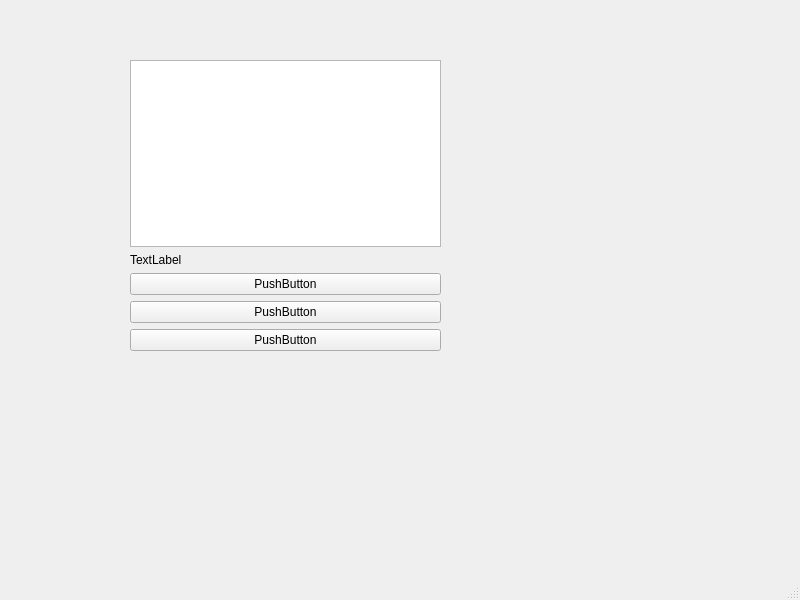
<?xml version="1.0" encoding="UTF-8"?>
<ui version="4.0">
 <class>MainWindow</class>
 <widget class="QMainWindow" name="MainWindow">
  <property name="geometry">
   <rect>
    <x>0</x>
    <y>0</y>
    <width>800</width>
    <height>600</height>
   </rect>
  </property>
  <property name="windowTitle">
   <string>MainWindow</string>
  </property>
  <widget class="QWidget" name="centralwidget">
   <widget class="QWidget" name="">
    <property name="geometry">
     <rect>
      <x>130</x>
      <y>60</y>
      <width>311</width>
      <height>291</height>
     </rect>
    </property>
    <layout class="QVBoxLayout" name="verticalLayout">
     <item>
      <widget class="QTextBrowser" name="textBrowser"/>
     </item>
     <item>
      <widget class="QLabel" name="label">
       <property name="text">
        <string>TextLabel</string>
       </property>
      </widget>
     </item>
     <item>
      <widget class="QPushButton" name="pushButton">
       <property name="text">
        <string>PushButton</string>
       </property>
      </widget>
     </item>
     <item>
      <widget class="QPushButton" name="pushButton_3">
       <property name="text">
        <string>PushButton</string>
       </property>
      </widget>
     </item>
     <item>
      <widget class="QPushButton" name="pushButton_2">
       <property name="text">
        <string>PushButton</string>
       </property>
      </widget>
     </item>
    </layout>
   </widget>
  </widget>
  <widget class="QMenuBar" name="menubar">
   <property name="geometry">
    <rect>
     <x>0</x>
     <y>0</y>
     <width>800</width>
     <height>26</height>
    </rect>
   </property>
  </widget>
  <widget class="QStatusBar" name="statusbar"/>
 </widget>
 <resources/>
 <connections/>
</ui>
